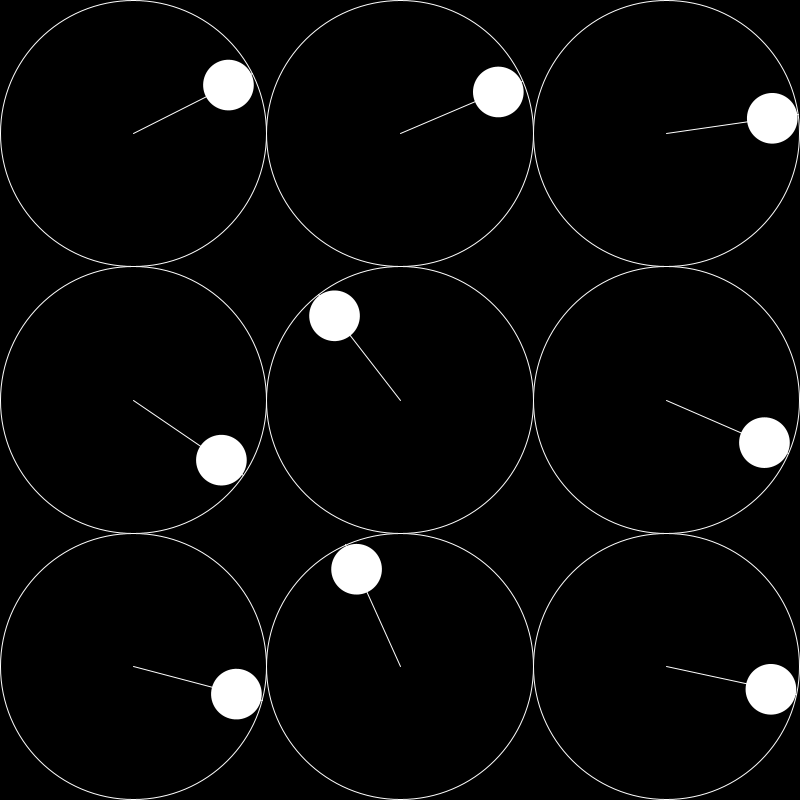
Frame 1 (no input)
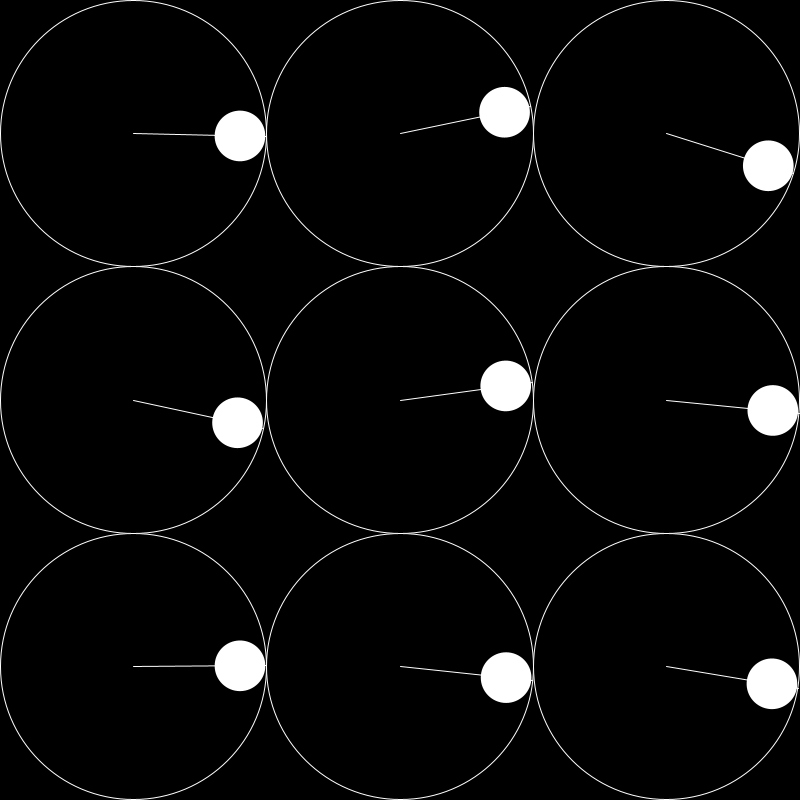
Frame 60 (the mouse pressed at the canvas centre just before this capture)
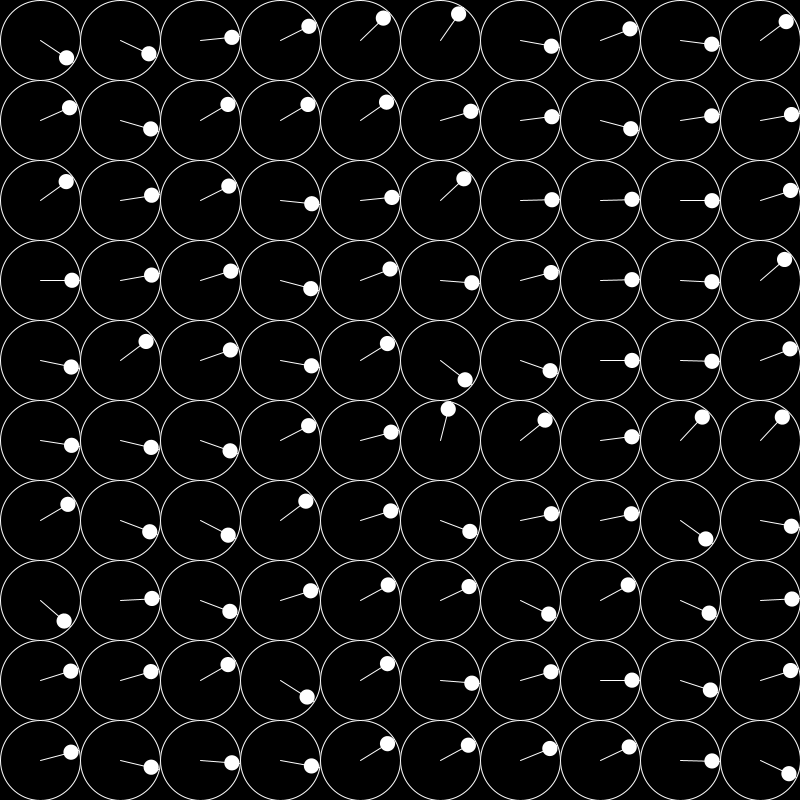
Frame 120 (the mouse held since frame 60 and released just before this capture)

The Processing sketch that drew these frames (run headless with seeded random() and noise(); from frame 60 on, the mouse is pressed at the canvas centre):

// Processing sketch: forAndRandomness
// ── forAndRandomness.pde
int tileNum;
int randomSeed = 0;
float noiseMult = 0.01;
float noiseVal;
float t = 0;

void setup() {
  size(800, 800);
}

void draw() {
  noiseSeed(randomSeed);
  randomSeed(randomSeed);
  background(0);
  
  tileNum = int(map(mouseX, 0, width, 3, 17));
  noiseMult = pow(10, map(mouseY, 0, height, -1, 4));
  float tileSize = width / float (tileNum);
  
  float timeStep = map(mouseY, 0, height, .1, .0001);
  for (int row = 0; row < tileNum; row++) {
    for (int col = 0; col<tileNum; col++) {
      float rectX = tileSize * col;
      float rectY = tileSize * row;
      float centerX = rectX + tileSize * .5;
      float circleX = tileSize * .4;
      float centerY = rectY + tileSize * .5;
      
      fill(0);
      circle(centerX, centerY, tileSize);
      
      pushMatrix();
      translate(centerX, centerY);
      noFill();
      stroke(255);
      circle(0, 0, tileSize);
      
      float noiseVal = noise(centerX * noiseMult, centerY * noiseMult, t);
      float range = map(mouseY, 0, height, 160, 30);
      float rotateAngle = radians(-range + 2 * range * noiseVal);
      rotate(rotateAngle);
      
      line(0, 0, tileSize * .5, 0);
      noStroke();
      fill(255);
      circle(circleX, 0, tileSize * .19);
      popMatrix();
    }
  }
  t += timeStep;
}
